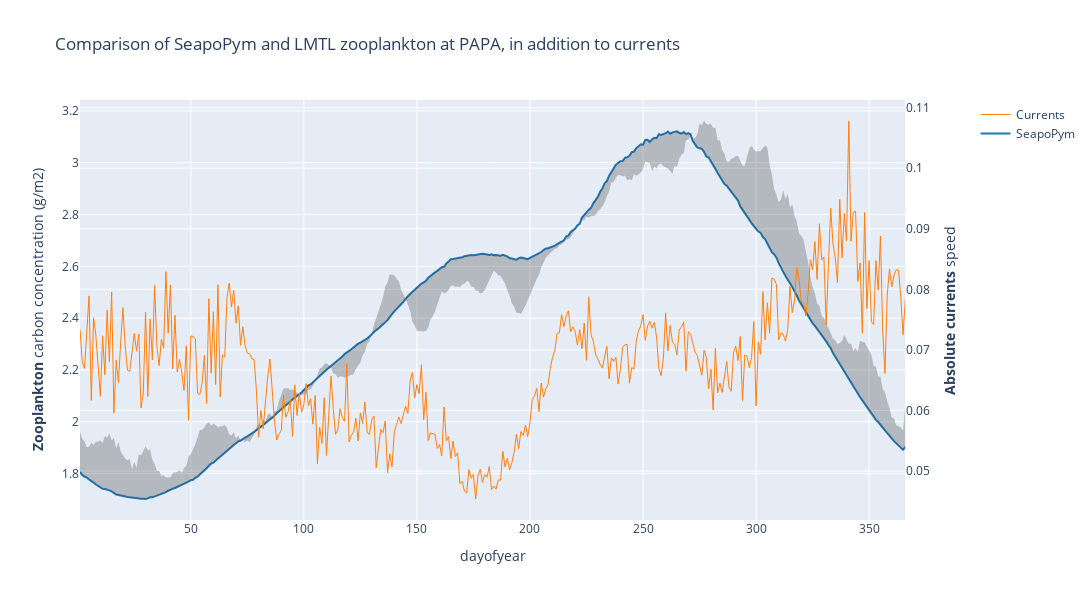

The cell this chart's notebook holds for it:
### Markdown cell above
## PAPA

### Code cell
latitude = 50
longitude = -150
station_name = "PAPA"


if COMPARISON_ANNUAL:
    obs = data["zooc"].sel(latitude=latitude, longitude=longitude).groupby("time.dayofyear").mean("time")
    pred = (
        biomass_print.sel(latitude=latitude, longitude=longitude, functional_group=0)
        .groupby("time.dayofyear")
        .mean("time")
    )
    current_u = data["U"].sel(latitude=latitude, longitude=longitude, depth=1)
    current_v = data["V"].sel(latitude=latitude, longitude=longitude, depth=1)
    current = (np.abs(current_u) + np.abs(current_v)).groupby("time.dayofyear").mean("time")

    plot_comparison(obs, pred, current, time_axis_name="dayofyear", station_name=station_name).show()

if COMPARISON_ALL:
    obs = data["zooc"].sel(latitude=latitude, longitude=longitude)
    pred = biomass_print.sel(latitude=latitude, longitude=longitude, functional_group=0)
    current_u = data["U"].sel(latitude=latitude, longitude=longitude, depth=1)
    current_v = data["V"].sel(latitude=latitude, longitude=longitude, depth=1)
    current = np.sqrt(current_u**2 + current_v**2)
    plot_comparison(obs, pred, current, time_axis_name="time", station_name=station_name).show()

if NOARMALIZED:
    normalized_current = current / current.max()
    normalized_error = obs - pred
    normalized_error = normalized_error / normalized_error.max()
    plot_diff(current_diff=normalized_current, error=normalized_error, station_name=station_name).show()

### Figure 1 — Plotly figure (JSON) as saved in the notebook; plotly's stock layout.template omitted (floating-point values rounded to 4 significant figures; data arrays with more than 128 entries replaced by an {"elided": "..."} marker saying what was removed)
{"data": [{"line": {"color": "rgb(31, 119, 180)"}, "mode": "lines", "name": "SeapoPym", "type": "scatter", "x": {"elided": "366 int values"}, "xaxis": "x", "y": {"elided": "366 float values"}, "yaxis": "y"}, {"line": {"width": 0}, "marker": {"color": "#444"}, "mode": "lines", "name": "Upper Bound", "showlegend": false, "type": "scatter", "x": {"elided": "366 int values"}, "xaxis": "x", "y": {"elided": "366 float values"}, "yaxis": "y"}, {"fill": "tonexty", "fillcolor": "rgba(68, 68, 68, 0.3)", "line": {"width": 0}, "marker": {"color": "#444"}, "mode": "lines", "name": "Lower Bound", "showlegend": false, "type": "scatter", "x": {"elided": "366 int values"}, "y": {"elided": "366 float values"}}, {"line": {"color": "rgb(255, 127, 14)", "width": 1}, "mode": "lines", "name": "Currents", "type": "scatter", "x": {"elided": "366 int values"}, "xaxis": "x", "y": {"elided": "366 float values"}, "yaxis": "y2"}], "layout": {"height": 600, "title": {"text": "Comparison of SeapoPym and LMTL zooplankton at PAPA, in addition to currents"}, "width": 1400, "xaxis": {"anchor": "y", "domain": [0, 0.94], "title": {"text": "dayofyear"}}, "yaxis": {"anchor": "x", "domain": [0, 1], "title": {"text": "<b>Zooplankton</b> carbon concentration (g/m2)"}}, "yaxis2": {"anchor": "x", "overlaying": "y", "side": "right", "title": {"text": "<b>Absolute currents</b> speed"}}}}
